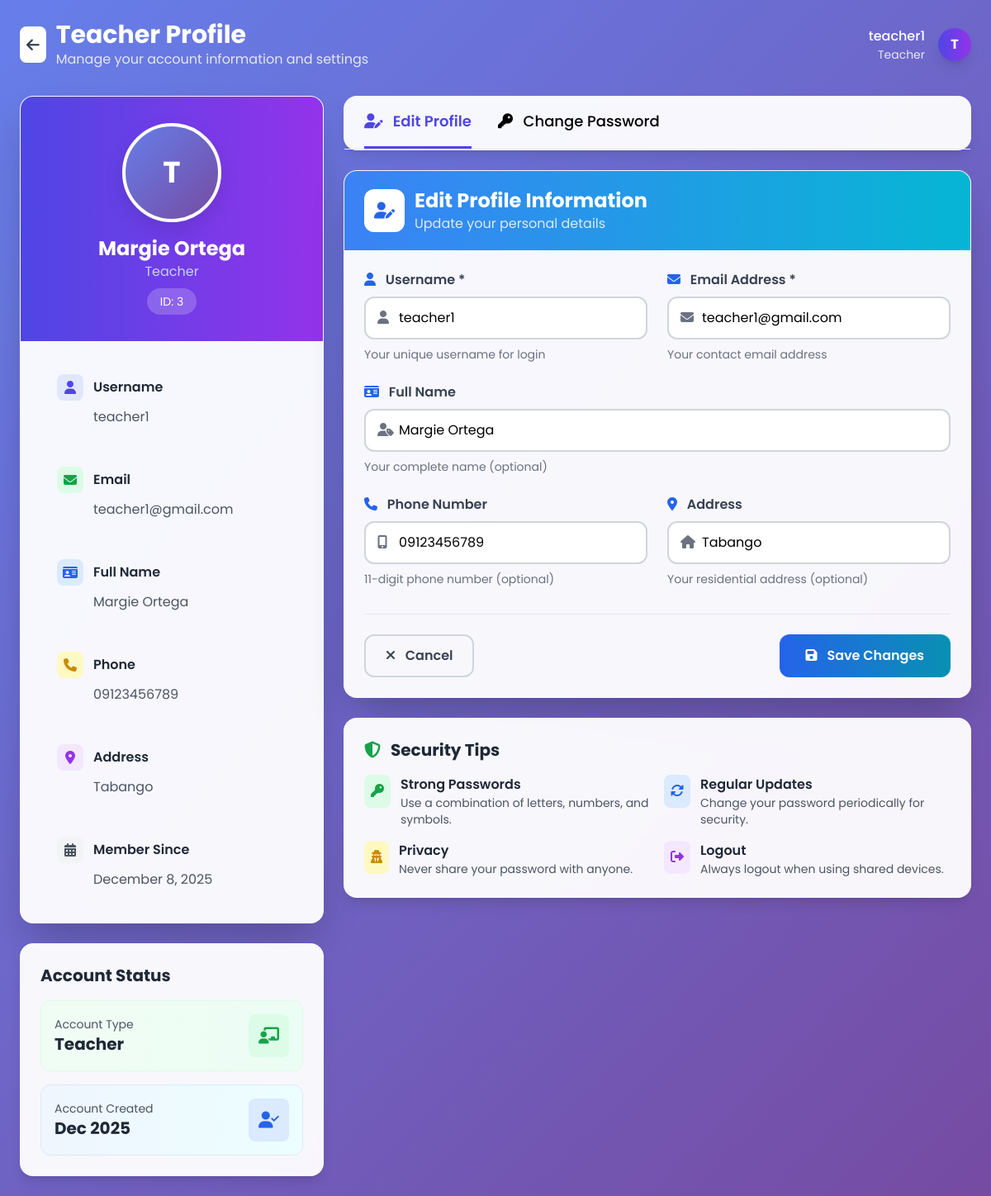
The page /Public/profile.php (signed in) on the database its author committed.
### tables this page shows
CREATE TABLE `users` (
  `id` int(11) NOT NULL,
  `username` varchar(50) NOT NULL,
  `full_name` varchar(200) NOT NULL,
  `address` varchar(100) NOT NULL,
  `phone` varchar(11) NOT NULL,
  `email` varchar(100) NOT NULL,
  `password_hash` varchar(255) NOT NULL,
  `role_id` int(11) NOT NULL,
  `created_at` timestamp NOT NULL DEFAULT current_timestamp(),
  `updated_at` timestamp NOT NULL DEFAULT current_timestamp() ON UPDATE current_timestamp(),
  `is_active` tinyint(1) DEFAULT 1
);

### Public/profile.php (the view, shortened to what the rows shown need)
<?php
require_once __DIR__ . '/../includes/auth.php';
$teacher_id = $_SESSION['user']['id'];
$stmt = $pdo->prepare("SELECT username, full_name, address, phone, email, created_at FROM users WHERE id = ?");
$stmt->execute([$teacher_id]);
$teacher = $stmt->fetch();
$username = $teacher['username'];
$full_name = $teacher['full_name'];
$address = $teacher['address'];
$phone = $teacher['phone'];
$email = $teacher['email'];
$created_at = $teacher['created_at'];
?>
<!DOCTYPE html>
<html lang="en">
<head>
    <script src="https://cdn.tailwindcss.com"></script>
    <link rel="stylesheet" href="https://cdnjs.cloudflare.com/ajax/libs/font-awesome/6.4.0/css/all.min.css">
</head>
<body class="p-4 md:p-6">
    <div class="max-w-6xl mx-auto">
        <div class="flex justify-between items-center mb-8">
            <div class="flex items-center space-x-3">
                <div>
                    <h1 class="text-3xl font-bold text-white">Teacher Profile</h1>
                </div>
            </div>
        </div>
        <div class="grid grid-cols-1 lg:grid-cols-3 gap-6">
            <div class="lg:col-span-1">
                <div class="glass-card rounded-2xl shadow-2xl overflow-hidden mb-6">
                    <div class="bg-gradient-to-r from-indigo-600 to-purple-600 px-6 py-8 text-center">
                        <div class="flex flex-col items-center">
                            <div class="profile-avatar rounded-full flex items-center justify-center text-white text-4xl font-bold mb-4">
                                <?= strtoupper(substr(htmlspecialchars($username), 0, 1)) ?>
                            </div>
                            <h2 class="text-2xl font-bold text-white"><?= htmlspecialchars($full_name ?: $username) ?></h2>
                            <p class="text-indigo-200">Teacher</p>
                            <div class="mt-2 bg-white/20 px-4 py-1 rounded-full">
                                <span class="text-white text-sm">ID: <?= $teacher_id ?></span>
                            </div>
                        </div>
                    </div>
                    <div class="p-6">
                        <div class="space-y-4">
                            <div class="info-item p-4 rounded-xl">
                                <div class="flex items-center mb-2">
                                    <div class="w-8 h-8 bg-indigo-100 rounded-lg flex items-center justify-center mr-3">
                                    </div>
                                    <h3 class="font-semibold text-gray-800">Username</h3>
                                </div>
                                <p class="text-gray-600 pl-11"><?= htmlspecialchars($username) ?></p>
                            </div>
                            <div class="info-item p-4 rounded-xl">
                                <div class="flex items-center mb-2">
                                    <div class="w-8 h-8 bg-green-100 rounded-lg flex items-center justify-center mr-3">
                                    </div>
                                    <h3 class="font-semibold text-gray-800">Email</h3>
                                </div>
                                <p class="text-gray-600 pl-11"><?= htmlspecialchars($email) ?></p>
                            </div>
                            <?php if($full_name): ?>
                            <div class="info-item p-4 rounded-xl">
                                <div class="flex items-center mb-2">
                                    <div class="w-8 h-8 bg-blue-100 rounded-lg flex items-center justify-center mr-3">
                                        <i class="fas fa-id-card text-blue-600"></i>
                                    </div>
                                    <h3 class="font-semibold text-gray-800">Full Name</h3>
                                </div>
                                <p class="text-gray-600 pl-11"><?= htmlspecialchars($full_name) ?></p>
                            </div>
                            <?php endif; ?>
                            <?php if($phone): ?>
                            <div class="info-item p-4 rounded-xl">
                                <div class="flex items-center mb-2">
                                    <div class="w-8 h-8 bg-yellow-100 rounded-lg flex items-center justify-center mr-3">
                                        <i class="fas fa-phone text-yellow-600"></i>
                                    </div>
                                    <h3 class="font-semibold text-gray-800">Phone</h3>
                                </div>
                                <p class="text-gray-600 pl-11"><?= htmlspecialchars($phone) ?></p>
                            </div>
                            <?php endif; ?>
                            <?php if($address): ?>
                            <div class="info-item p-4 rounded-xl">
                                <div class="flex items-center mb-2">
                                    <div class="w-8 h-8 bg-purple-100 rounded-lg flex items-center justify-center mr-3">
                                        <i class="fas fa-map-marker-alt text-purple-600"></i>
                                    </div>
                                    <h3 class="font-semibold text-gray-800">Address</h3>
                                </div>
                                <p class="text-gray-600 pl-11"><?= htmlspecialchars($address) ?></p>
                            </div>
                            <?php endif; ?>
                            <div class="info-item p-4 rounded-xl">
                                <div class="flex items-center mb-2">
                                    <div class="w-8 h-8 bg-gray-100 rounded-lg flex items-center justify-center mr-3">
                                    </div>
                                    <h3 class="font-semibold text-gray-800">Member Since</h3>
                                </div>
                                <p class="text-gray-600 pl-11"><?= date('F j, Y', strtotime($created_at)) ?></p>
                            </div>
                        </div>
                    </div>
                </div>
                <div class="glass-card rounded-2xl shadow-lg p-6">
                    <div class="space-y-4">
                        <div class="stats-card bg-gradient-to-r from-blue-50 to-cyan-50 p-4 rounded-xl border border-blue-100">
                            <div class="flex items-center justify-between">
                                <div>
                                    <p class="text-gray-600 text-sm">Account Created</p>
                                    <p class="text-xl font-bold text-gray-800"><?= date('M Y', strtotime($created_at)) ?></p>
                                </div>
                            </div>
                        </div>
                    </div>
                </div>
            </div>
            <div class="lg:col-span-2">
                <div id="profile-content" class="tab-content">
                    <div class="glass-card rounded-2xl shadow-2xl overflow-hidden mb-6">
                        <div class="bg-gradient-to-r from-blue-500 to-cyan-500 px-6 py-5">
                            <div class="flex items-center space-x-3">
                                <div>
                                    <h2 class="text-2xl font-bold text-white">Edit Profile Information</h2>
                                </div>
                            </div>
                        </div>
                        <form method="POST" class="p-6">
                            <div class="grid grid-cols-1 md:grid-cols-2 gap-6 mb-6">
                                <div>
                                    <div class="input-group">
                                        <span class="input-icon">
                                            <i class="fas fa-user"></i>
                                        </span>
                                        <input type="text" name="username" required
                                               value="<?= htmlspecialchars($username) ?>"
                                               class="w-full pl-10 pr-4 py-3 border-2 border-gray-300 rounded-xl focus:outline-none focus:ring-2 focus:ring-blue-300 focus:border-transparent transition">
                                    </div>
                                </div>
                                <div>
                                    <div class="input-group">
                                        <span class="input-icon">
                                            <i class="fas fa-envelope"></i>
                                        </span>
                                        <input type="email" name="email" required
                                               value="<?= htmlspecialchars($email) ?>"
                                               class="w-full pl-10 pr-4 py-3 border-2 border-gray-300 rounded-xl focus:outline-none focus:ring-2 focus:ring-blue-300 focus:border-transparent transition">
                                    </div>
                                </div>
                            </div>
                            <div class="mb-6">
                                <div class="input-group">
                                    <span class="input-icon">
                                        <i class="fas fa-user-tag"></i>
                                    </span>
                                    <input type="text" name="full_name"
                                           value="<?= htmlspecialchars($full_name) ?>"
                                           placeholder="Enter your full name"
                                           class="w-full pl-10 pr-4 py-3 border-2 border-gray-300 rounded-xl focus:outline-none focus:ring-2 focus:ring-blue-300 focus:border-transparent transition">
                                </div>
                            </div>
                            <div class="grid grid-cols-1 md:grid-cols-2 gap-6 mb-8">
                                <div>
                                    <div class="input-group">
                                        <span class="input-icon">
                                            <i class="fas fa-mobile-alt"></i>
                                        </span>
                                        <input type="text" name="phone"
                                               value="<?= htmlspecialchars($phone) ?>"
                                               placeholder="09123456789"
                                               maxlength="11"
                                               class="w-full pl-10 pr-4 py-3 border-2 border-gray-300 rounded-xl focus:outline-none focus:ring-2 focus:ring-blue-300 focus:border-transparent transition">
                                    </div>
                                </div>
                                <div>
                                    <div class="input-group">
                                        <span class="input-icon">
                                            <i class="fas fa-home"></i>
                                        </span>
                                        <input type="text" name="address"
                                               value="<?= htmlspecialchars($address) ?>"
                                               placeholder="Enter your address"
                                               maxlength="100"
                                               class="w-full pl-10 pr-4 py-3 border-2 border-gray-300 rounded-xl focus:outline-none focus:ring-2 focus:ring-blue-300 focus:border-transparent transition">
                                    </div>
                                </div>
                            </div>
                        </form>
                    </div>
                </div>
            </div>
        </div>
    </div>
</body>
</html>

### rows shown on the page
users: username "T", full_name "Margie Ortega", username "teacher1", email "teacher1@gmail.com", phone "09123456789", address "Tabango", created_at "December 8, 2025", created_at "Dec 2025"

### other values the page prints
$current_username "teacher1"
substr(htmlspecialchars($current_username), 0, 1) "T"
$teacher_id "3"
